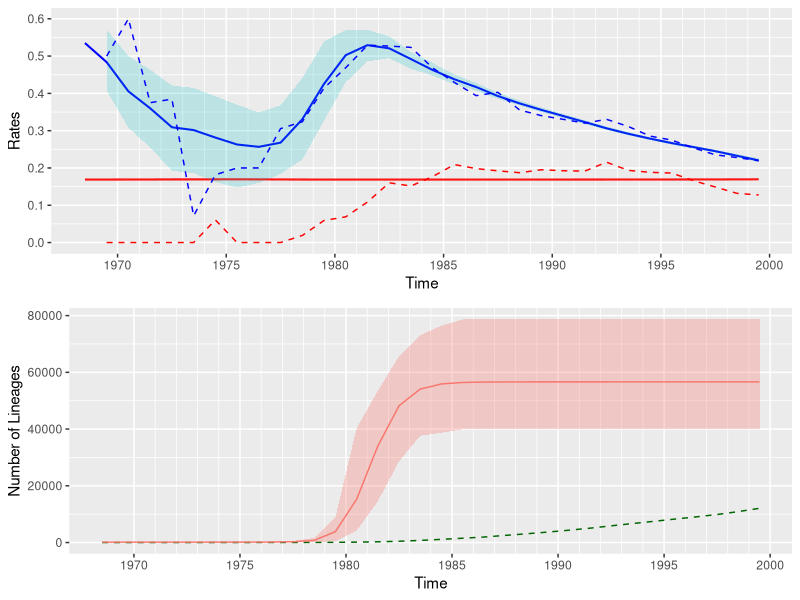

This chart was generated by the following R code:
usePackage <- function(p){
if (!is.element(p, installed.packages()[,1]))
install.packages(p, dep = TRUE)
require(p, character.only = TRUE)}
usePackage('ggplot2')
usePackage('gridExtra')

time=c(1968.5, 1969.5,1970.5,1971.5,1972.5,1973.5,1974.5,1975.5,1976.5,1977.5,1978.5,1979.5,1980.5,1981.5,1982.5,1983.5,1984.5,1985.5,1986.5,1987.5,1988.5,1989.5,1990.5,1991.5,1992.5,1993.5,1994.5,1995.5,1996.5,1997.5,1998.5,1999.5)
net_diversity=c(1.0, 2.0,5.0,8.0,13.0,14.0,16.5,20.0,25.0,36.0,52.5,84.5,145.0,266.5,455.5,758.5,1130.0,1525.5,1937.0,2517.0,3081.5,3688.0,4345.5,5063.0,5889.5,6689.5,7471.5,8269.5,9044.0,9883.5,10914.0,12074.5)
emp_birth=c(NA, 0.5,0.6,0.375,0.38461538461538464,0.07142857142857142,0.18181818181818182,0.2,0.2,0.3055555555555556,0.3238095238095238,0.41420118343195267,0.4689655172413793,0.5290806754221389,0.5268935236004391,0.5234014502307185,0.46814159292035395,0.429367420517863,0.3939081053175013,0.4028605482717521,0.355346422196982,0.34029284164859,0.330456794384996,0.32016590953979857,0.33041854147211136,0.31123402346961654,0.28548484240112426,0.27474454320091907,0.25375939849624063,0.23534173116810847,0.2278724573941726,0.21955360470412855)
emp_death=c(NA, 0.0,0.0,0.0,0.0,0.0,0.06060606060606061,0.0,0.0,0.0,0.01904761904761905,0.05917159763313609,0.06896551724137931,0.10881801125703565,0.1602634467618002,0.15161502966381016,0.17699115044247787,0.20911176663389053,0.1982447083118224,0.19229241160111243,0.18724647087457408,0.19522776572668113,0.19261304798066967,0.19158601619593127,0.2154682061295526,0.19358696464608716,0.18831559927725355,0.1863474212467501,0.16585581601061478,0.14903627257550464,0.1319406267179769,0.1276243322704874)
birth_rate=c(0.534996263814657, 0.483607368390156,0.405395777245168,0.36005081900592856,0.309214731072132,0.301597297099751,0.281503519060312,0.2629029298850608,0.256652847922396,0.267842219007304,0.330578414516668,0.425436690589976,0.502563151223352,0.529365325305817,0.520785932747127,0.491882603692923,0.4625689332702231,0.437725690409647,0.417039411240378,0.392860740326955,0.37312120902370804,0.355719235722543,0.33933381302210897,0.323030090243286,0.30628343334999497,0.291680631712878,0.278671935987831,0.26668726109255203,0.256012139200104,0.24502334347915602,0.23266069476291898,0.22020390480496002)
birth_minHPD=c(0.46835355327699996, 0.40719388952299995,0.307654670471,0.255167561845,0.19226057812,0.18624480549699998,0.162243762147,0.147764593656,0.159624564021,0.18384241343899999,0.222416532751,0.32699272890299996,0.43019256536899997,0.485796442206,0.49452457308700004,0.465936565528,0.447418680822,0.42455760383,0.406880064976,0.385161398029,0.366995048957,0.34968115520099996,0.333333235081,0.31759611574499996,0.30180289789500003,0.287629678629,0.274609688893,0.26265255119500003,0.252008275347,0.241502103871,0.22833864321,0.215342029585)
birth_maxHPD=c(0.624908297887, 0.570651413281,0.500127556516,0.46359389054399996,0.42137678064,0.414670950917,0.392411173909,0.369135368662,0.349100257962,0.368236224368,0.440767103018,0.5392039061899999,0.569951761179,0.570580932615,0.5529107923100001,0.511160691929,0.481418410453,0.450679641149,0.427621117525,0.4015921307,0.381168935984,0.362280874621,0.34489213332199997,0.328163337103,0.311347553364,0.296283327586,0.282596514387,0.270023506642,0.25923849320799996,0.249000623692,0.237010199628,0.226099903037)
death_rate=c(0.16892237194657703, 0.16894593692299298,0.169015721347633,0.169097847500699,0.169320036041989,0.169363545194439,0.16950862986302698,0.16959748609403702,0.169456905730305,0.16924588886336,0.168985224695501,0.168906422200546,0.16890001580704497,0.168900316850552,0.168902147326126,0.168905583682946,0.168909847734517,0.16891445135276598,0.168919267359546,0.168926551740268,0.16893451553103803,0.168943893452324,0.168955852338121,0.16897242112028202,0.168997051035605,0.169028313376584,0.169067758838241,0.16911809342158401,0.169178685005245,0.169262266394147,0.169391599148241,0.16957453445074)
death_minHPD=c(0.16633130765, 0.166331307917,0.166331318463,0.16630634687100002,0.166248785155,0.166155945311,0.166543229673,0.16632689349000002,0.166338845338,0.166722117403,0.166286438639,0.166278751864,0.16633130765100002,0.166331307832,0.166331309312,0.166331320673,0.166331371949,0.166331521514,0.166331852698,0.166332846039,0.166334769117,0.166347266896,0.166344275386,0.16635350571799998,0.166370549179,0.16640481476299998,0.166430804657,0.166474193697,0.166656368065,0.166722694713,0.166813514306,0.166952142072)
death_maxHPD=c(0.171533229133, 0.171533229154,0.17153323028499998,0.17153323793699998,0.17156458224100002,0.171620016673,0.172263367696,0.17240968083799998,0.17219899397500002,0.172264405609,0.171485072779,0.171481764114,0.17153322914900002,0.171533229146,0.17153322925,0.17153323022199998,0.171533235334,0.171533252104,0.171533292804,0.17153342638500002,0.17153370647900001,0.171534242029,0.17153524254900002,0.171538260031,0.171549541698,0.171568530234,0.17158551367,0.17165627732500002,0.171833174954,0.171910637364,0.172017351803,0.172175883545)
niche=c(155.10106296149678, 155.10580367246675,155.11959502397954,155.16115524983948,155.29163617407502,155.72108896054712,157.21287838349,162.7242974118123,184.60556399418903,279.76171727027264,768.0857187409571,3852.321654313945,15255.318515854608,34005.69128602999,48230.5610959809,54108.18558754081,55915.748810607896,56427.3336145354,56572.464448107195,56614.89728426589,56627.7769235708,56631.835314632306,56633.159356311895,56633.6050345625,56633.7592502652,56633.8139164762,56633.833705752295,56633.8410013514,56633.8437339354,56633.8447716457,56633.8451705014,56633.845325434195)
niche_minHPD=c(29.6091840986, 29.6110256608,29.6183440876,29.647427730500002,29.763006705,30.2223154816,42.228035894,50.234201138900005,61.239916866899996,107.60558163200001,185.81150662299999,500.97797951900003,4200.59737449,14511.346260799997,28617.2934749,37670.6465417,38692.1356417,39953.5088535,39940.036847,39851.5769969,39853.398421499995,39853.77904180001,39853.858576,39853.8751953,39853.878668,39853.8793936,39853.8795452,39853.8795769,39853.8795835,39853.8795849,39853.8795852,39853.879585300005)
niche_maxHPD=c(352.409337995, 352.410439638,352.415162753,352.43541232300004,352.522228894,352.894438383,361.40853799,361.408538421,371.66367509599996,550.880668186,1636.35934707,8902.48540028,40309.013469800004,53452.3269823,65716.451842,73099.7909408,76458.69936469999,78631.0049719,78756.2260175,78843.4372513,78866.78633660001,78873.0311555,78874.7009003,78875.1473252,78875.2666795,78875.29858939999,78875.3071206,78875.3094015,78875.3100113,78875.3101743,78875.31021789998,78875.3102295)

rates.dat<-data.frame(time,net_diversity,emp_birth,emp_death,birth_rate,birth_minHPD,birth_maxHPD,death_rate,death_minHPD,death_maxHPD,niche,niche_minHPD,niche_maxHPD)

rate_plot<-ggplot(rates.dat, aes(time,birth_rate)) +
    geom_line(size=.7,col='blue') +
    geom_line(aes(time,death_rate),col='red',size=.7) +
     scale_color_manual(values = c('blue','red')) +
    scale_x_continuous(breaks=seq(time[1]-time[1]%%-5,time[length(time)]-time[length(time)]%%-5,5),minor_breaks=seq(time[1]-time[1]%%-5,time[length(time)]-time[length(time)]%%-5,1)) +
    scale_y_continuous(breaks=seq(0.0,0.6000000000000001,.1),limits = c(0.0,0.6000000000000001)) + 
    geom_ribbon(aes_string(ymin=birth_minHPD,ymax=birth_maxHPD,fill=shQuote('red')),alpha=.2,col=NA)+ 
    geom_ribbon(aes_string(ymin=death_minHPD,ymax=death_maxHPD,fill=shQuote('blue')),alpha=.2,col=NA)+
    geom_line(aes(time,emp_birth,col='eb'),size=.5,linetype = 'dashed')+
    geom_line(aes(time,emp_death,col='ed'),size=.5,linetype = 'dashed')+
    theme(legend.position = 'none')+
    labs(x='Time',y='Rates')


div_plot<-ggplot(rates.dat,aes(time,net_diversity))+
      geom_line(aes(time,net_diversity,col='Net Diversity'),col='dark green',size=.5,linetype = 'dashed')+
      geom_line(aes(time,niche,col='Carrying Capacity'),size=.5) +
    scale_x_continuous(breaks=seq(time[1]-time[1]%%-5,time[length(time)]-time[length(time)]%%-5,5),minor_breaks=seq(time[1]-time[1]%%-5,time[length(time)]-time[length(time)]%%-5,1)) +
      geom_ribbon(aes(ymin=niche_minHPD,ymax=niche_maxHPD,fill='Carrying Capacity'),alpha=.30,col=NA) +
      theme(legend.position = 'none')+
      labs(x='Time',y='Number of Lineages')
fig<-grid.arrange(rate_plot,div_plot,nrow = 2,ncol=1)
ggsave(file='./example_data/metal_bands/single_run/DD_Rate//DDRate_plot.pdf', plot=fig)
